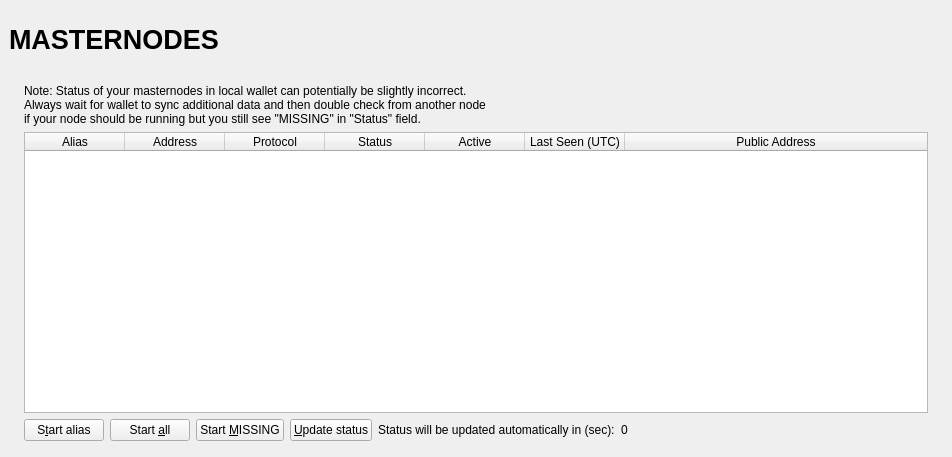
<?xml version="1.0" encoding="UTF-8"?>
<ui version="4.0">
 <class>MasternodeList</class>
 <widget class="QWidget" name="MasternodeList">
  <property name="geometry">
   <rect>
    <x>0</x>
    <y>0</y>
    <width>723</width>
    <height>457</height>
   </rect>
  </property>
  <property name="windowTitle">
   <string>Form</string>
  </property>
  <layout class="QVBoxLayout" name="topLayout" stretch="0">
   <property name="leftMargin">
    <number>9</number>
   </property>
   <property name="topMargin">
    <number>9</number>
   </property>
   <property name="rightMargin">
    <number>9</number>
   </property>
   <property name="bottomMargin">
    <number>9</number>
   </property>
   <item>
    <layout class="QVBoxLayout" name="verticalLayout_Master" stretch="0,1">
     <property name="spacing">
      <number>0</number>
     </property>
     <item>
      <widget class="QFrame" name="frame_Header">
       <layout class="QVBoxLayout" name="verticalLayout_4">
        <property name="leftMargin">
         <number>0</number>
        </property>
        <property name="topMargin">
         <number>0</number>
        </property>
        <property name="rightMargin">
         <number>0</number>
        </property>
        <property name="bottomMargin">
         <number>0</number>
        </property>
        <item>
         <layout class="QHBoxLayout" name="horizontalLayout_Header" stretch="1,0,1">
          <item>
           <widget class="QLabel" name="labelOverviewHeaderLeft">
            <property name="minimumSize">
             <size>
              <width>464</width>
              <height>60</height>
             </size>
            </property>
            <property name="maximumSize">
             <size>
              <width>16777215</width>
              <height>60</height>
             </size>
            </property>
            <property name="font">
             <font>
              <pointsize>20</pointsize>
              <weight>75</weight>
              <bold>true</bold>
             </font>
            </property>
            <property name="text">
             <string>MASTERNODES</string>
            </property>
           </widget>
          </item>
          <item>
           <spacer name="horizontalSpacer">
            <property name="orientation">
             <enum>Qt::Horizontal</enum>
            </property>
            <property name="sizeHint" stdset="0">
             <size>
              <width>40</width>
              <height>20</height>
             </size>
            </property>
           </spacer>
          </item>
          <item>
           <widget class="QLabel" name="labelOverviewHeaderRight">
            <property name="minimumSize">
             <size>
              <width>464</width>
              <height>60</height>
             </size>
            </property>
            <property name="maximumSize">
             <size>
              <width>16777215</width>
              <height>60</height>
             </size>
            </property>
            <property name="font">
             <font>
              <pointsize>14</pointsize>
             </font>
            </property>
            <property name="text">
             <string/>
            </property>
            <property name="alignment">
             <set>Qt::AlignRight|Qt::AlignTrailing|Qt::AlignVCenter</set>
            </property>
           </widget>
          </item>
         </layout>
        </item>
       </layout>
      </widget>
     </item>
     <item>
      <widget class="QFrame" name="frame_BG">
       <layout class="QVBoxLayout" name="verticalLayout_3">
        <property name="leftMargin">
         <number>6</number>
        </property>
        <property name="topMargin">
         <number>6</number>
        </property>
        <property name="rightMargin">
         <number>6</number>
        </property>
        <property name="bottomMargin">
         <number>6</number>
        </property>
        <item>
         <widget class="QFrame" name="frame_Content">
          <layout class="QVBoxLayout" name="verticalLayout">
           <property name="spacing">
            <number>0</number>
           </property>
           <property name="leftMargin">
            <number>0</number>
           </property>
           <property name="topMargin">
            <number>0</number>
           </property>
           <property name="rightMargin">
            <number>0</number>
           </property>
           <property name="bottomMargin">
            <number>0</number>
           </property>
           <item>
            <layout class="QGridLayout" name="gridLayout_2">
             <property name="spacing">
              <number>2</number>
             </property>
             <item row="0" column="0">
              <widget class="QFrame" name="frameList">
               <layout class="QVBoxLayout" name="verticalLayout_2">
                <property name="bottomMargin">
                 <number>1</number>
                </property>
                <item>
                 <layout class="QHBoxLayout" name="horizontalLayout_note">
                  <property name="bottomMargin">
                   <number>0</number>
                  </property>
                  <item>
                   <widget class="QLabel" name="updateNote">
                    <property name="text">
                     <string>Note: Status of your masternodes in local wallet can potentially be slightly incorrect.&lt;br /&gt;Always wait for wallet to sync additional data and then double check from another node&lt;br /&gt;if your node should be running but you still see &quot;MISSING&quot; in &quot;Status&quot; field.</string>
                    </property>
                   </widget>
                  </item>
                 </layout>
                </item>
                <item>
                 <widget class="QTableWidget" name="tableWidgetMyMasternodes">
                  <property name="minimumSize">
                   <size>
                    <width>695</width>
                    <height>0</height>
                   </size>
                  </property>
                  <property name="palette">
                   <palette>
                    <active>
                     <colorrole role="Text">
                      <brush brushstyle="SolidPattern">
                       <color alpha="255">
                        <red>51</red>
                        <green>51</green>
                        <blue>51</blue>
                       </color>
                      </brush>
                     </colorrole>
                    </active>
                    <inactive>
                     <colorrole role="Text">
                      <brush brushstyle="SolidPattern">
                       <color alpha="255">
                        <red>51</red>
                        <green>51</green>
                        <blue>51</blue>
                       </color>
                      </brush>
                     </colorrole>
                    </inactive>
                    <disabled>
                     <colorrole role="Text">
                      <brush brushstyle="SolidPattern">
                       <color alpha="255">
                        <red>85</red>
                        <green>85</green>
                        <blue>85</blue>
                       </color>
                      </brush>
                     </colorrole>
                    </disabled>
                   </palette>
                  </property>
                  <property name="editTriggers">
                   <set>QAbstractItemView::NoEditTriggers</set>
                  </property>
                  <property name="alternatingRowColors">
                   <bool>true</bool>
                  </property>
                  <property name="selectionMode">
                   <enum>QAbstractItemView::SingleSelection</enum>
                  </property>
                  <property name="selectionBehavior">
                   <enum>QAbstractItemView::SelectRows</enum>
                  </property>
                  <property name="sortingEnabled">
                   <bool>true</bool>
                  </property>
                  <attribute name="horizontalHeaderStretchLastSection">
                   <bool>true</bool>
                  </attribute>
                  <column>
                   <property name="text">
                    <string>Alias</string>
                   </property>
                  </column>
                  <column>
                   <property name="text">
                    <string>Address</string>
                   </property>
                  </column>
                  <column>
                   <property name="text">
                    <string>Protocol</string>
                   </property>
                  </column>
                  <column>
                   <property name="text">
                    <string>Status</string>
                   </property>
                  </column>
                  <column>
                   <property name="text">
                    <string>Active</string>
                   </property>
                  </column>
                  <column>
                   <property name="text">
                    <string>Last Seen (UTC)</string>
                   </property>
                  </column>
                  <column>
                   <property name="text">
                    <string>Public Address</string>
                   </property>
                  </column>
                 </widget>
                </item>
                <item>
                 <layout class="QHBoxLayout" name="horizontalLayout_5">
                  <property name="bottomMargin">
                   <number>0</number>
                  </property>
                  <item>
                   <widget class="QPushButton" name="startButton">
                    <property name="text">
                     <string>S&amp;tart alias</string>
                    </property>
                   </widget>
                  </item>
                  <item>
                   <widget class="QPushButton" name="startAllButton">
                    <property name="text">
                     <string>Start &amp;all</string>
                    </property>
                   </widget>
                  </item>
                  <item>
                   <widget class="QPushButton" name="startMissingButton">
                    <property name="text">
                     <string>Start &amp;MISSING</string>
                    </property>
                   </widget>
                  </item>
                  <item>
                   <widget class="QPushButton" name="UpdateButton">
                    <property name="text">
                     <string>&amp;Update status</string>
                    </property>
                   </widget>
                  </item>
                  <item>
                   <widget class="QLabel" name="autoupdate_label">
                    <property name="text">
                     <string>Status will be updated automatically in (sec):</string>
                    </property>
                   </widget>
                  </item>
                  <item>
                   <widget class="QLabel" name="secondsLabel">
                    <property name="text">
                     <string>0</string>
                    </property>
                   </widget>
                  </item>
                  <item>
                   <spacer name="horizontalSpacer_5">
                    <property name="orientation">
                     <enum>Qt::Horizontal</enum>
                    </property>
                    <property name="sizeHint" stdset="0">
                     <size>
                      <width>40</width>
                      <height>20</height>
                     </size>
                    </property>
                   </spacer>
                  </item>
                 </layout>
                </item>
               </layout>
              </widget>
             </item>
            </layout>
           </item>
          </layout>
         </widget>
        </item>
       </layout>
      </widget>
     </item>
    </layout>
   </item>
  </layout>
 </widget>
 <resources/>
 <connections/>
</ui>
